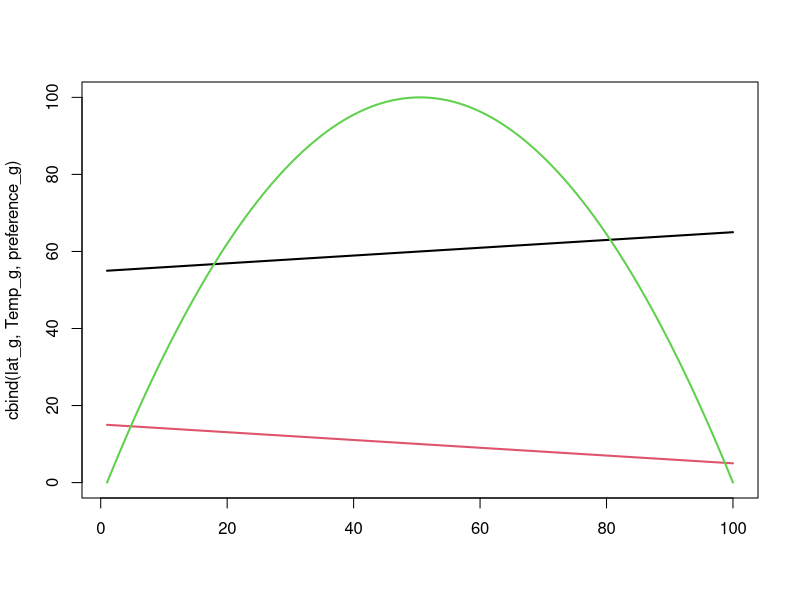
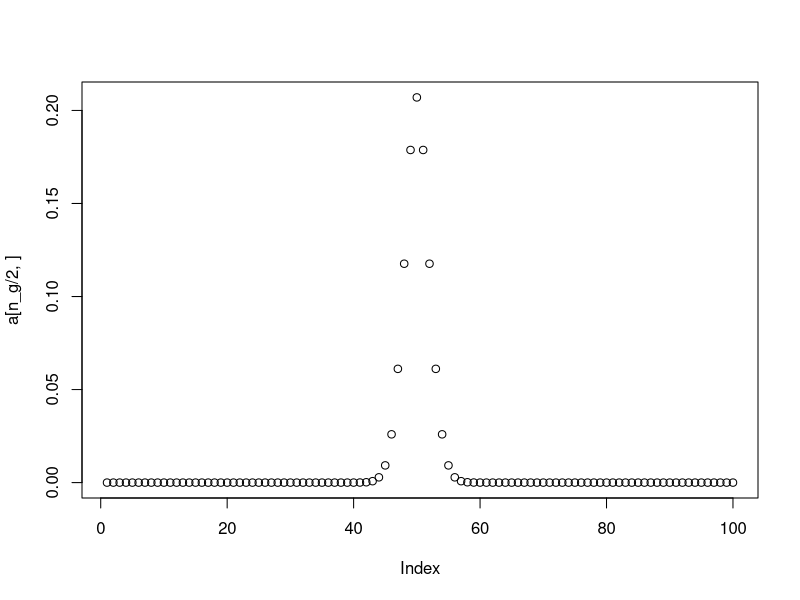
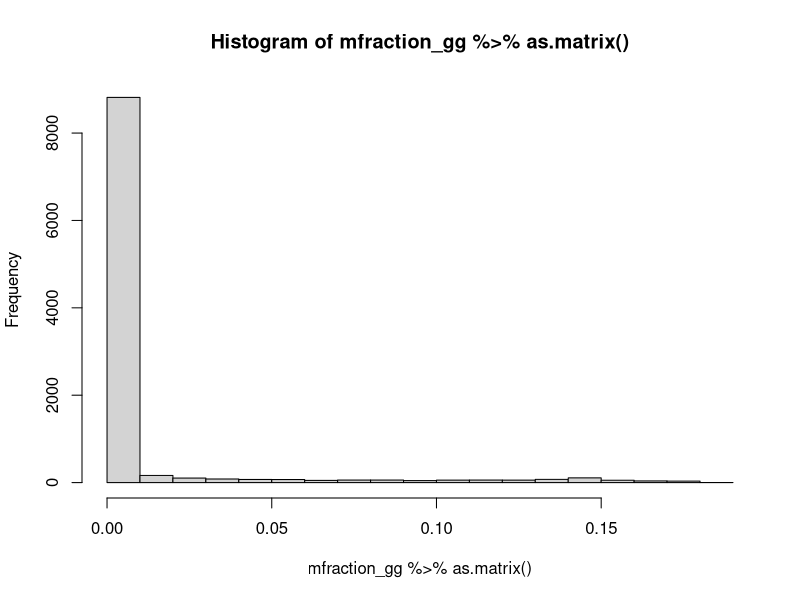
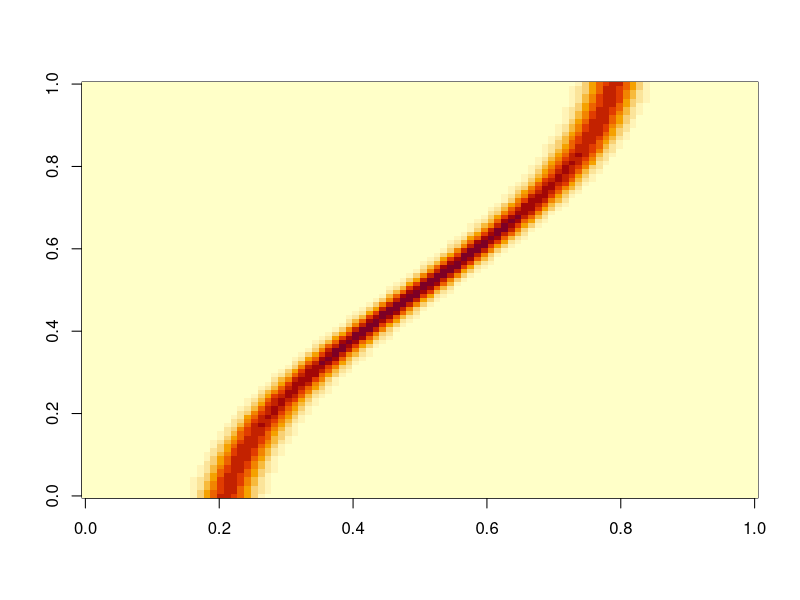
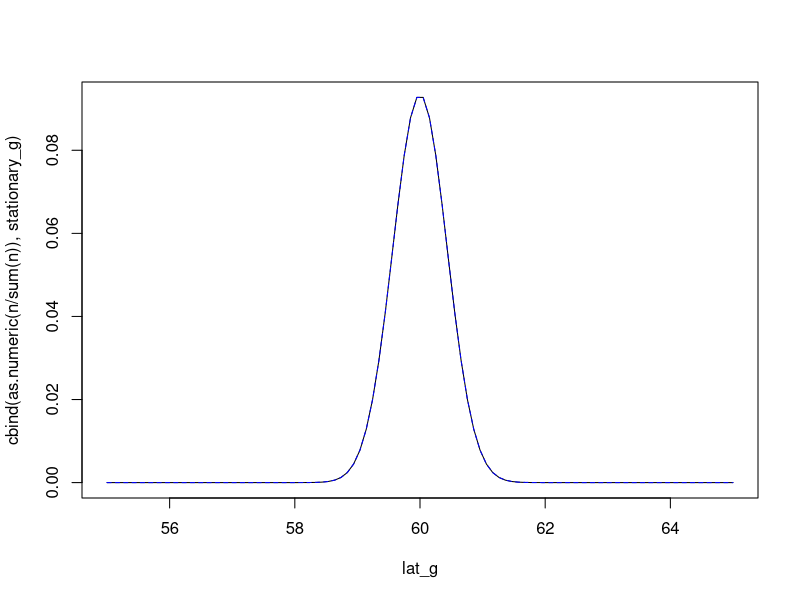

Recreate these plots in R, in order.
library(tidyverse)
library(Matrix)
n_g = 100

# Domain characteristics
lat_g = seq(55, 65, length=n_g)
Temp_g = seq(15, 5, length=n_g)

# Parameters
diffusion = 2
preference_g =  (-2*diffusion * (Temp_g - 10)^2)

preference_g <-  preference_g - min(preference_g)

# plot
matplot( cbind(lat_g,Temp_g,preference_g), type="l", lty="solid", lwd=2 )

# Movement operator
A_gg = ifelse( round(abs(outer(lat_g,lat_g,"-")),2) == round(mean(diff(lat_g)),2), 1, 0 )

# Diffusion
diffusion_gg = A_gg * diffusion
diag(diffusion_gg) = -1 * colSums(diffusion_gg)

a = Matrix::expm(diffusion_gg) %>% as.matrix()

plot(a[n_g/2,])

# Taxis
# taxis_gg = A_gg * pmax(0,outer(preference_g, preference_g, "-"))

taxis_gg = A_gg * exp(outer(preference_g, preference_g, "-"))


# taxis_gg = A_gg * outer(preference_g, preference_g, "-")


diag(taxis_gg) = -1 * colSums(taxis_gg)
# Total
mrate_gg = diffusion_gg + taxis_gg
# Annualized
mfraction_gg = Matrix::expm(mrate_gg)
hist(mfraction_gg %>% as.matrix())
image(as.matrix(mfraction_gg))
rowSums(mfraction_gg)
colSums(mfraction_gg)


n <- matrix(ncol = 1, nrow = n_g,rep(0,n_g))

n[1,1] <-  100

for (y in 1:1000){
  
 n <-  mfraction_gg %*% n
  
}

# Stationary distribution

stationary_g = eigen(mfraction_gg)$vectors[,1]

stationary_g = stationary_g / sum(stationary_g)

matplot( x=lat_g, y=cbind(as.numeric(n / sum(n)),stationary_g), type="l", col=c("black","blue") )



# n(t+1) = Mrate_gg * n(t)
